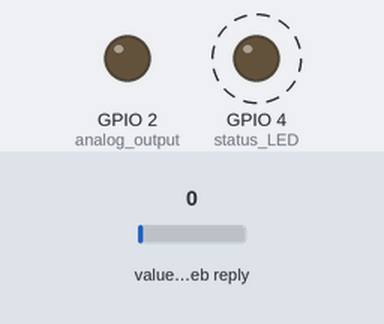
A sketch run on a simulated ESP8266 (NodeMCU). Shown: output pins drawn as LEDs (lit = HIGH). Dashed ring = blinking. Inputs (shaded band) come from the test bench; at power-on: value in the web reply 0. WiFi joins after 1.5 s; servers stay silent unless stated; web services answer with replies made up by the test bench; what the sketch prints to the serial monitor is not drawn.

Above: at 2.7 s.
2.8 s: value in the web reply set to 2
At 6.4 s:
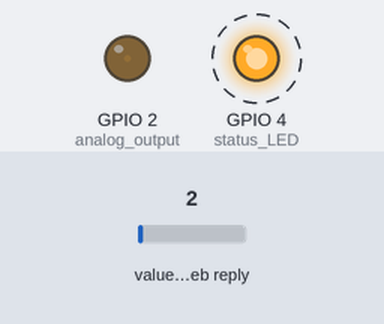
10.1 s: value in the web reply set to 75
At 12.6 s:
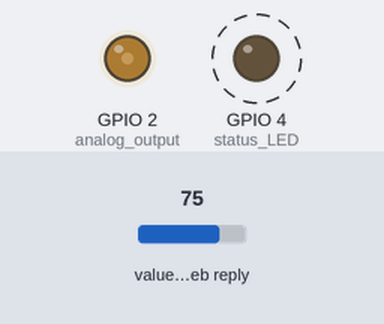
Timing chart, 0 to 23.5 s (numbered marks = the images above; inputs shaded):
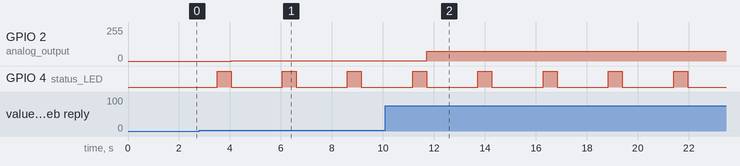

Measured:
- after the input at 2.8 s, GPIO 2 (analog_output): 0/255 → 2/255 after 1.3 s
- after the input at 10.1 s, GPIO 2 (analog_output): 2/255 → 75/255 after 1.6 s
- by itself, GPIO 4 (status_LED): alternates HIGH for 0.55 s and LOW for 2.0 s

The sketch:

esp8266_read_thinkspeak.ino
```cpp
/*
 *  This sketch receives data from a HTTP GET requests to thingspeak service and sets an analog output to it's value
 *
 *  You need to get channel and privateKey at data.sparkfun.com and paste them
 *
 */

#include <EEPROM.h>
#include <ESP8266WiFi.h>

const char* ssid     = "YOURSSID";
const char* password = "password";

const char* host = "api.thingspeak.com";
const char* channel   = "...";
const char* privateKey = "...";  //the API read-key
String fieldName = "field1";  // the field to read from the specified channel

int outputValue = 0;

void setup() {
  Serial.begin(115200);
  pinMode(4, OUTPUT); // status LED
  pinMode(2, OUTPUT); // analog output

  analogWrite(2, outputValue);

  // We start by connecting to a WiFi network
  Serial.println();
  Serial.print("Starting up. Setting output to ");
  Serial.println(outputValue);
  Serial.println();
  Serial.print("Connecting to ");
  Serial.println(ssid);

  WiFi.begin(ssid, password);
  ESP.wdtFeed();

  while (WiFi.status() != WL_CONNECTED) {
    delay(500);
    Serial.print(".");
    ESP.wdtFeed();
  }

  Serial.println("");
  Serial.println("WiFi connected");
  Serial.println("IP address: ");
  Serial.println(WiFi.localIP());
  Serial.println("");
}

int value = 0;

void loop() {
  delay(2000);
  ++value;

  Serial.print("connecting to ");
  Serial.print(host);

  digitalWrite(4, HIGH); //set LED on
  // Use WiFiClient class to create TCP connections
  WiFiClient client;
  const int httpPort = 80;
  if (!client.connect(host, httpPort)) {
    Serial.println(" .. connection failed");
    return;
  }
  else{
    Serial.println(" .. success");
  }
  ESP.wdtFeed();

  // We now create a URI for the request
  String url = "/channels/";
  url += channel;
  url += "/feeds/last/";
  url += "?key=";
  url += privateKey;

  Serial.print("Requesting URL: ");
  Serial.println(url);
  ESP.wdtFeed();

  // This will send the request to the server
  client.print(String("GET ") + url + " HTTP/1.1\r\n" +
               "Host: " + host + "\r\n" +
               "Connection: close\r\n\r\n");
  delay(10);

  // Read the reply from server and strip out the JSON part
  String JSON = "";
  bool beginChar = false;
  while(client.available() || !beginChar ){
    ESP.wdtFeed();
    char in = client.read();
    if (in == '{') {
        beginChar = true;
    }
    if (beginChar) JSON += (in);
    if (in == '}') {
        break;
    }
    delay(1);
  }

  digitalWrite(4, LOW); //set LED off
  Serial.print("response: ");
  Serial.println(JSON);

  //extract the desired value from the JSON string
  int start_index = JSON.indexOf(fieldName + "\":") + fieldName.length() + 3;
  int end_index = JSON.indexOf("\"}");
  String stringValue = JSON.substring(start_index, end_index);
  int newValue = stringValue.toInt();
  if (newValue != outputValue){
    outputValue = newValue;
    Serial.print("output has CHANGED to ");
    analogWrite(2, outputValue);
  }
  else{
    Serial.print("output unchanged, value: ");
  }
  Serial.println(outputValue);
  Serial.println("closing connection");
  Serial.println();
}
```
